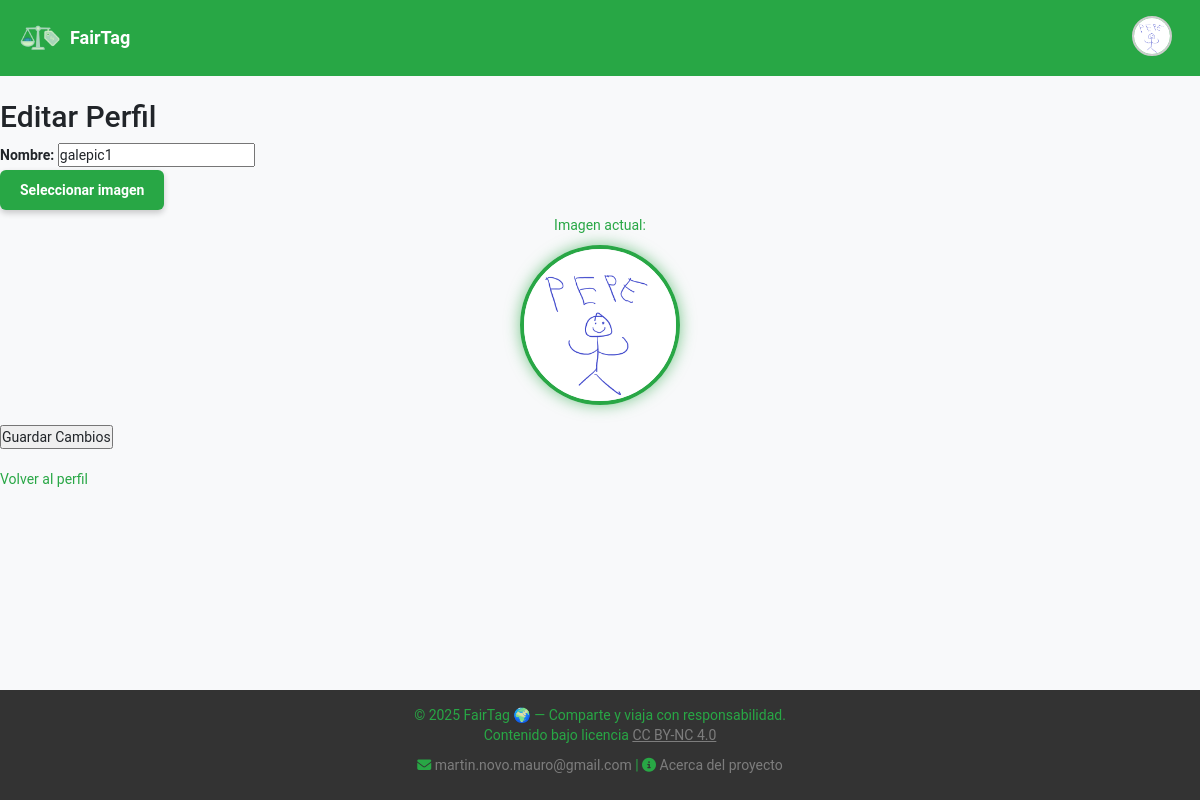
The page /index.php?c=User&a=editar (signed in) on the database its author committed.
### tables this page shows
CREATE TABLE `users` (
  `id` int NOT NULL,
  `name` varchar(20) NOT NULL,
  `email` varchar(60) NOT NULL,
  `password` varchar(255) NOT NULL,
  `rol_id` int NOT NULL,
  `image` varchar(255) DEFAULT NULL,
  `token` varchar(255) DEFAULT NULL
);

### controller/user.controller.php (called while the page is built, shortened)
<?php
require_once '../model/userDAO.php';
require_once '../model/entidades/user.php';
class UserController {
    private $model;
    public function __construct() {
        $this->model = new UserDAO();
    }
    public function editar() {
        $userId = $_SESSION['user_id'];
        $user = $this->model->obtenerPorId($userId);
        require_once '../view/header.php';
        require_once '../view/user/editar.php';
        require_once '../view/footer.php';
    }
}

### public/index.php (called while the page is built, shortened)
<?php
include_once '../db/db.php';
$accion = isset($_REQUEST['a']) ? $_REQUEST['a'] : 'Index';
$controller = new $controller;
call_user_func( array( $controller, $accion ) );

### db/db.php (called while the page is built)
<?php
class Database {
    public static function connect() {
        $host = 'db';
        $db = 'fairTag';
        $user = 'fairTag';
        $pass = 'password';
        try {
            $pdo = new PDO("mysql:host=$host;dbname=$db", $user, $pass);
            $pdo->setAttribute(PDO::ATTR_ERRMODE, PDO::ERRMODE_EXCEPTION);
            return $pdo;
        } catch (PDOException $e) {
            die("Conexión fallida: " . $e->getMessage());
        }
    }
}

### model/entidades/user.php (called while the page is built, shortened)
<?php
class User {
    private string $name;
    private string $image;
    public function getName() {
        return $this->name;
    }
    public function setName(string $name) {
        $this->name = $name;
    }
    public function getImage() {
        return $this->image;
    }
    public function setImage(string $image) {
        $this->image = $image;
    }
}

### model/userDAO.php (called while the page is built, shortened)
<?php
require_once 'entidades/user.php';
class UserDAO {
    private $pdo;
    public function __construct() {
        try {
            $this->pdo = Database::connect();
        } catch(Exception $e) {
            die($e->getMessage());
        }
    }
    public function obtenerPorId(int $id) {
        $stmt = $this->pdo->prepare("SELECT * FROM users WHERE id = ?");
        $stmt->execute([$id]);
        $data = $stmt->fetch(PDO::FETCH_ASSOC);
        if ($data) {
            $user = new User();
            $user->setId($data['id']);
            $user->setName($data['name']);
            $user->setEmail($data['email']);
            $user->setPassword($data['password']);
            $user->setRolId($data['rol_id']);
            $user->setImage($data['image']);
            $user->setToken($data['token']);
            return $user;
        }
        return null;
    }
}

### view/user/editar.php (the view, shortened to what this page needs)
<link href="https://cdnjs.cloudflare.com/ajax/libs/cropperjs/1.5.13/cropper.min.css" rel="stylesheet" />
<h2>Editar Perfil</h2>
<form action="index.php?c=User&a=actualizar" method="POST" enctype="multipart/form-data">
    <div>
        <label for="name">Nombre:</label>
        <input type="text" id="name" name="name" value="<?= htmlspecialchars($user->getName()) ?>" required>
    </div>
    <div>
        <label for="image" class="seleccionar-imagen-label">Seleccionar imagen</label>
        <?php if ($user->getImage()): ?>
            <p style="text-align: center;">Imagen actual:</p>
            <img src="userImg/<?= htmlspecialchars($user->getImage()) ?>" alt="Imagen de perfil" class="perfil-img"
                style="display: block; margin: 0 auto;">
        <?php endif; ?>
        <br>
    </div>
    <button type="submit">Guardar Cambios</button>
    <br><br>
    <a href="index.php?c=User&a=perfil">Volver al perfil</a>
</form>

### public/css/base/_variables.css (style rules this page uses)
:root { --verde-principal: #28a745; --verde-claro: #8fd19e; --verde-oscuro: #1e7e34; --gris-claro: #f8f9fa; --gris-oscuro: #495057; --blanco: #ffffff; --negro: #212529; }

### public/css/base/_typography.css (style rules this page uses)
body { font-family: 'Roboto', sans-serif; background-color: var(--gris-claro); color: var(--negro); height: 100%; }
p { color: var(--verde-principal); }

### public/css/base/_links.css (style rules this page uses)
a { color: var(--verde-principal); text-decoration: none; }

### public/css/components/_perfil.css (style rules this page uses)
.perfil-img { width: 160px; height: 160px; object-fit: cover; border-radius: 50%; border: 4px solid var(--verde-principal); box-shadow: 0 0 15px rgba(40, 167, 69, 0.6); transition: box-shadow 0.3s ease, transform 0.3s ease; cursor: default; }
.seleccionar-imagen-label { display: inline-block; padding: 10px 20px; background-color: #28a745; color: white; cursor: pointer; border-radius: 6px; font-weight: 700; user-select: none; box-shadow: 0 3px 6px rgba(0, 0, 0, 0.2); transition: background-color 0.3s ease, color 0.3s ease, box-shadow 0.3s ease; }

### rows shown on the page
users: name "galepic1", image (picture)
